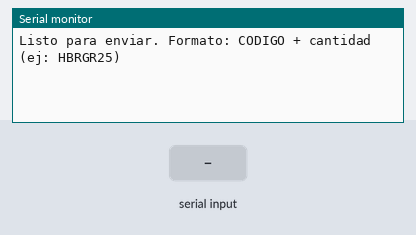
The sketch below on a simulated ESP32-S3. Parts: the last lines printed to the serial monitor. The test bench sets the inputs (shaded band).

Above: at 1.2 s.
1.3 s: "90,45\n" received over Serial
At 2.5 s:
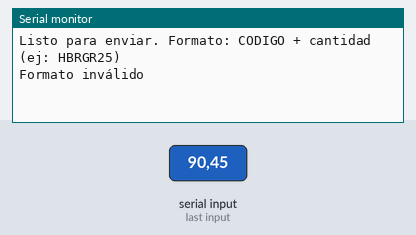
2.8 s: "30,150\n" received over Serial
At 3.6 s:
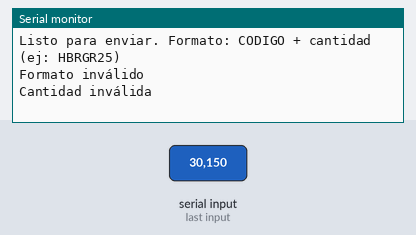

The sketch:

calamardo_master_s3.ino
```cpp
/*
 * Calamardo (Maestro, ESP32-S3)
 * Envia código y cantidad por Serial y ESP-NOW
 * MAC del esclavo (Don Cangrejo): 14:33:5C:38:D0:0C
 */

#include <WiFi.h>
#include <esp_now.h>

// MAC del receptor (Don Cangrejo)
uint8_t peerMAC[6] = {0x14, 0x33, 0x5C, 0x38, 0xD0, 0x0C};

struct __attribute__((packed)) ProductoMsg {
  char codigo[8];
  uint8_t cantidad;
};

void setup() {
  Serial.begin(115200);
  WiFi.mode(WIFI_STA);
  if (esp_now_init() != ESP_OK) {
    Serial.println("Error inicializando ESP-NOW");
    while (true);
  }
  esp_now_peer_info_t peerInfo = {};
  memcpy(peerInfo.peer_addr, peerMAC, 6);
  peerInfo.channel = 0;
  peerInfo.encrypt = false;
  esp_now_add_peer(&peerInfo);
  Serial.println("Listo para enviar. Formato: CODIGO + cantidad (ej: HBRGR25)");
}

void loop() {
  if (Serial.available()) {
    String input = Serial.readStringUntil('\n');
    input.trim();
    if (input.length() < 6) {
      Serial.println("Formato inválido");
      return;
    }
    String codigo = input.substring(0, 5);
    String cantidadStr = input.substring(5);
    int cantidad = cantidadStr.toInt();
    if (cantidad <= 0 || cantidad > 255) {
      Serial.println("Cantidad inválida");
      return;
    }
    ProductoMsg msg = {};
    codigo.toCharArray(msg.codigo, 8);
    msg.cantidad = (uint8_t)cantidad;
    esp_err_t result = esp_now_send(peerMAC, (uint8_t*)&msg, sizeof(msg));
    if (result == ESP_OK) {
      Serial.print("Enviado: "); Serial.print(msg.codigo); Serial.print(" "); Serial.println(msg.cantidad);
    } else {
      Serial.println("Error enviando por ESP-NOW");
    }
  }
}
```

Measured:
- after the input at 1.3 s, the serial monitor: prints a new line at once (image 1)
- after the input at 2.8 s, the serial monitor: prints a new line at once (image 2)
